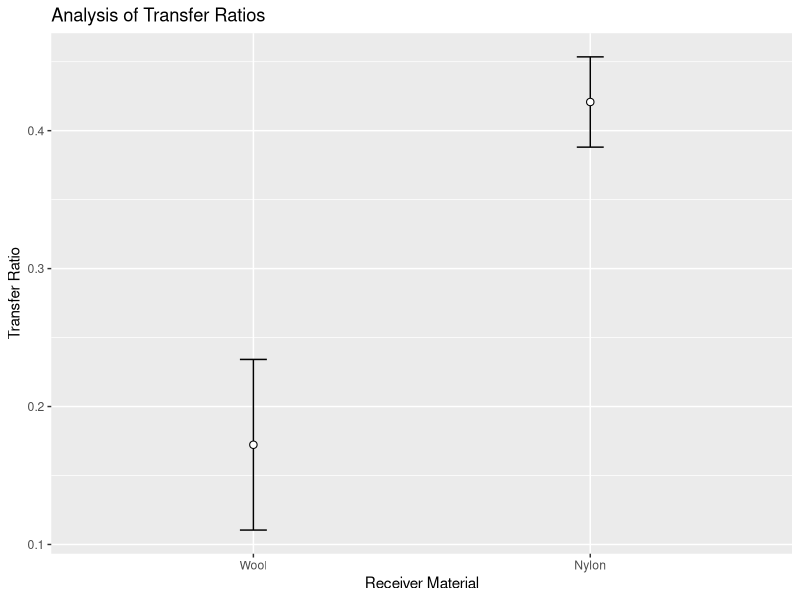
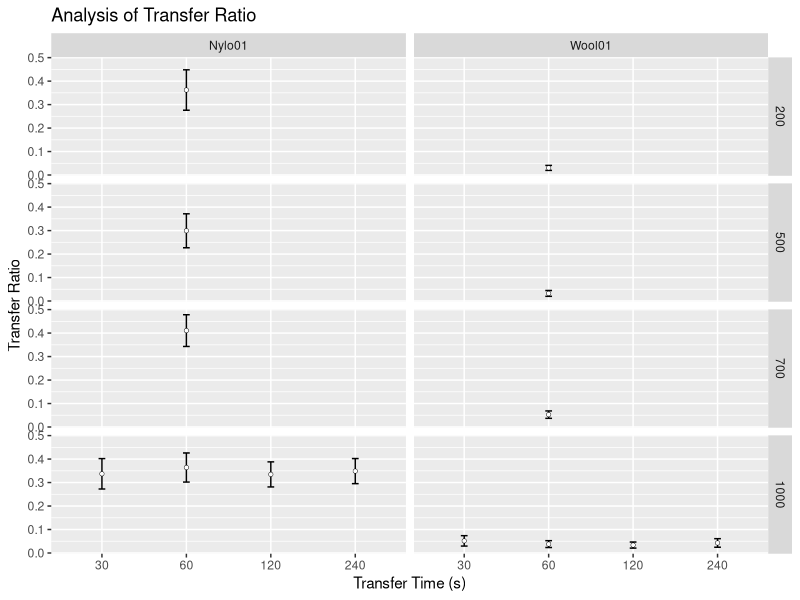
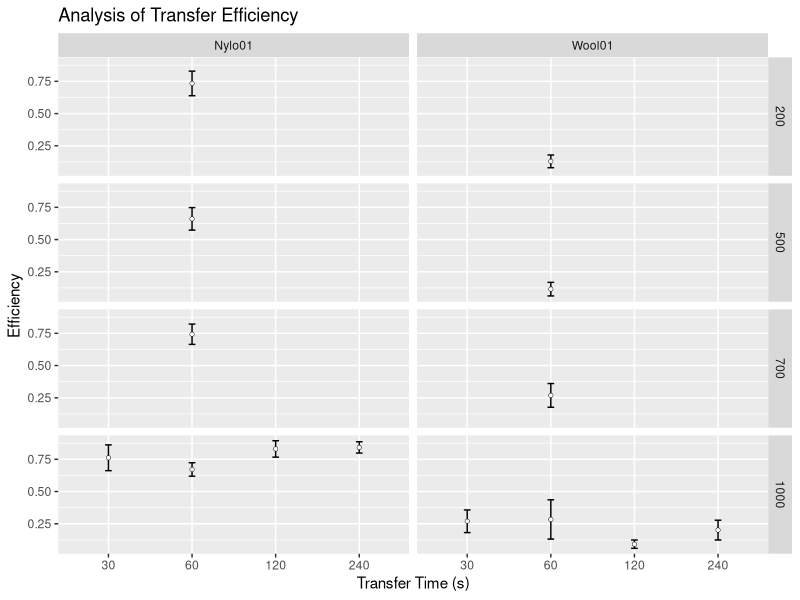
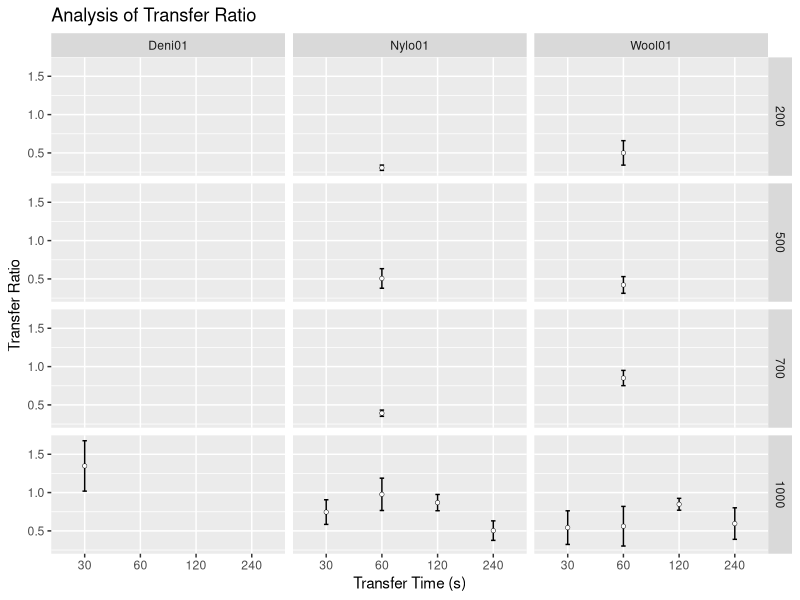
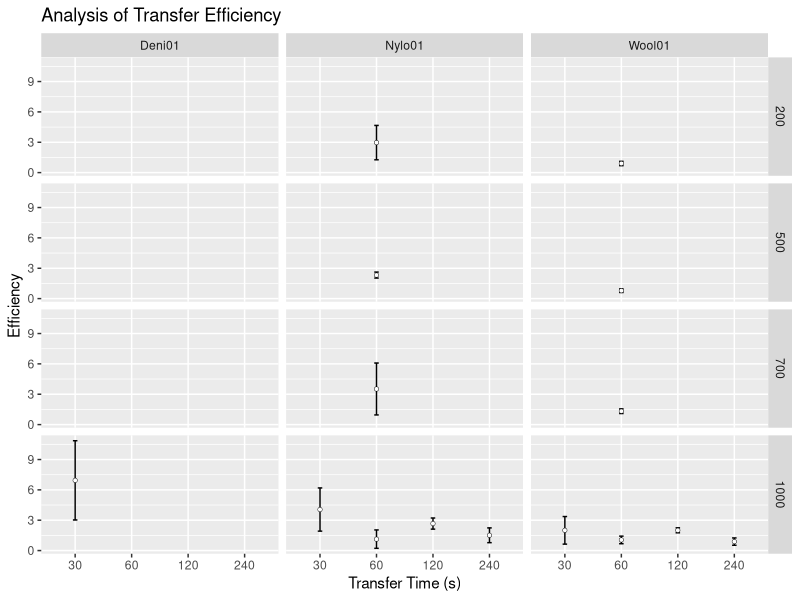
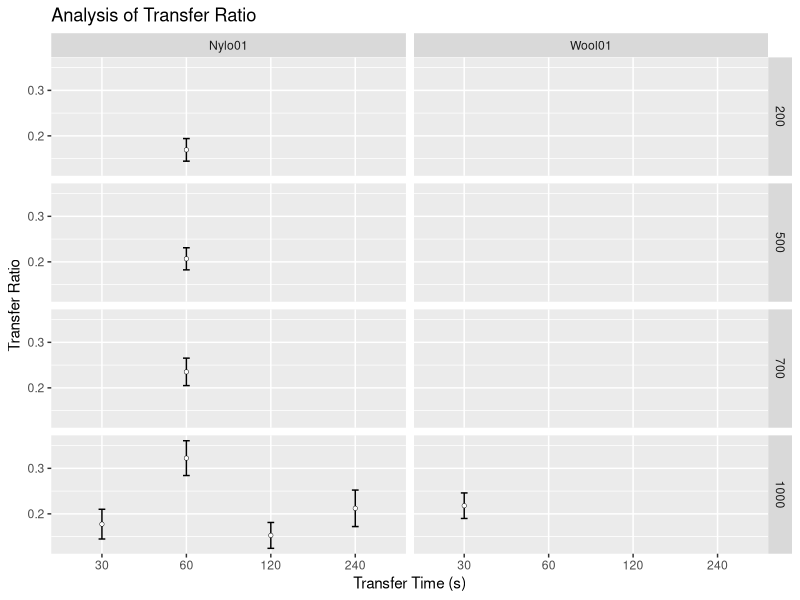
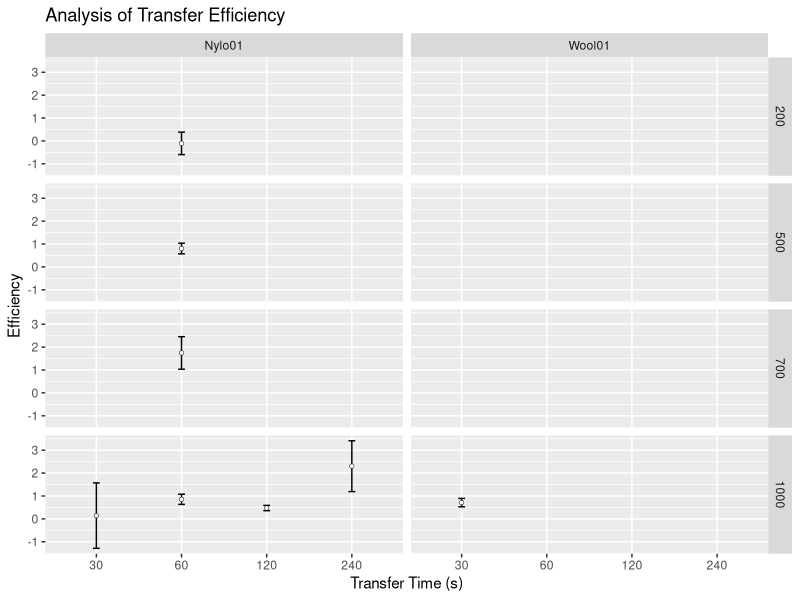
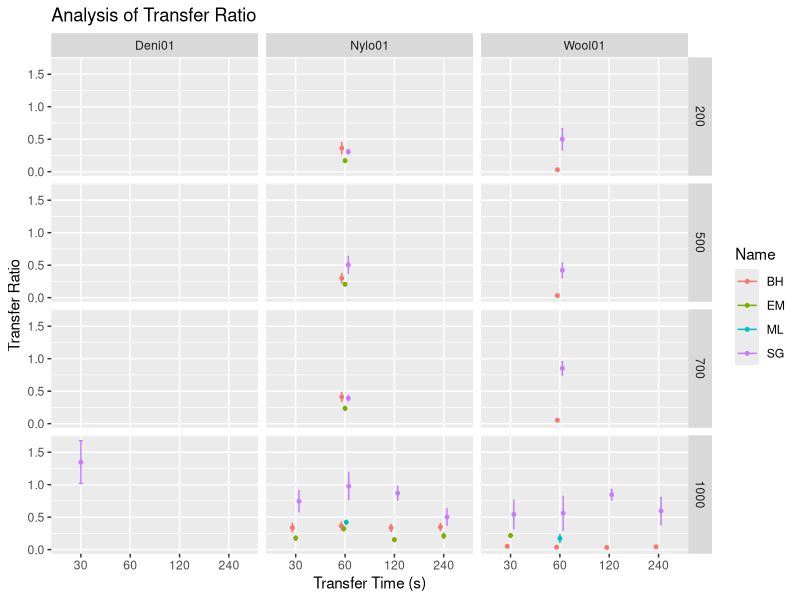

The R source for these figures, in order:
## ---- chunk 1
knitr::opts_chunk$set(echo = TRUE, message = FALSE, warning = FALSE)
# libraries
library(readxl)
library(plyr)
library(ggplot2)
library(dplyr)
## ---- chunk 2
# functions
## Gives count, mean, standard deviation, standard error of the mean, and confidence interval (default 95%).
##   data: a data frame.
##   measurevar: the name of a column that contains the variable to be summariezed
##   groupvars: a vector containing names of columns that contain grouping variables
##   na.rm: a boolean that indicates whether to ignore NA's
##   conf.interval: the percent range of the confidence interval (default is 95%)
summarySE <- function(data=NULL, measurevar, groupvars=NULL, na.rm=FALSE,
                      conf.interval=.95, .drop=TRUE) {
    # New version of length which can handle NA's: if na.rm==T, don't count them
    length2 <- function (x, na.rm=FALSE) {
        if (na.rm) sum(!is.na(x))
        else       length(x)
    }

    # This does the summary. For each group's data frame, return a vector with
    # N, mean, and sd
    datac <- ddply(data, groupvars, .drop=.drop,
      .fun = function(xx, col) {
        c(N    = length2(xx[[col]], na.rm=na.rm),
          mean = mean   (xx[[col]], na.rm=na.rm),
          sd   = sd     (xx[[col]], na.rm=na.rm)
        )
      },
      measurevar
    )

    # Rename the "mean" column    
    datac <- plyr::rename(datac, c("mean" = measurevar))

    datac$se <- datac$sd / sqrt(datac$N)  # Calculate standard error of the mean

    # Confidence interval multiplier for standard error
    # Calculate t-statistic for confidence interval: 
    # e.g., if conf.interval is .95, use .975 (above/below), and use df=N-1
    ciMult <- qt(conf.interval/2 + .5, datac$N-1)
    datac$ci <- datac$se * ciMult

    return(datac)
}

## function to convert a (character) vector of 
## numbers into a factor ordered numerically
numericFactorOrder <- function(x) {
    
  u = unique(x)
  new.levels = u[order(as.numeric(u))]
  x = factor(x, levels=new.levels)
  return(x)
  
}

## ---- chunk 3
# Read in ML's data
my.dat = read_xlsx("dat/20191030DatasetPaper.xlsx", sheet = "DataMl")

# only use the transfer experiments for Groups 1 & 2. Groups 3-6 are not 
# clear in what they are and don't fit with the rest. Mostly Persistence?
# TODO - deal with Groups 3-6 later
transfer.dat = my.dat %>% filter(Time == "00000" & Group %in% c(1,2)) %>% select(c("Substrate", "ActivityID", "ObsType", "Count", "Mass", "Duration", "Group", "Repeat")) 

knitr::kable(head(transfer.dat, 20), caption = "'Head' of ML's Transfer Data")

## ---- chunk 4

# fix column types
transfer.dat$Count = as.numeric(transfer.dat$Count)
transfer.dat$Group = as.character(transfer.dat$Group)
transfer.dat$Repeat = as.character(transfer.dat$Repeat)

# add a photoID column to keep track of which datapoint is which
photo.id = rep(paste0("P", seq(1:5)), as.integer(nrow(transfer.dat)/5+1))
transfer.dat = data.frame(PhotoID = photo.id[1:nrow(transfer.dat)], transfer.dat)

# split out each set of photos...
p1 = transfer.dat %>% filter(PhotoID == "P1") %>% select(Mass,Duration,Group,Repeat,Count)
p2 = transfer.dat %>% filter(PhotoID == "P2") %>% select(Mass,Duration,Group,Repeat,Count)
p3 = transfer.dat %>% filter(PhotoID == "P3") %>% select(Mass,Duration,Group,Repeat,Count)
p4 = transfer.dat %>% filter(PhotoID == "P4") %>% select(Mass,Duration,Group,Repeat,Count)
p5 = transfer.dat %>% filter(PhotoID == "P5") %>% select(Mass,Duration,Group,Repeat,Count)

# ...and merge
merge.dat = data.frame(p1, p2$Count, p3$Count, p4$Count, p5$Count)
names(merge.dat) = c("Mass","Duration","Group","Repeat","P1","P2","P3","P4","P5")

# calculate the Transfer Ratios and Efficiencies
# NB: the summarise() function can be problematic here, if plyr is loaded
#     after dplyr. Check that first if this stops working.
final.dat = merge.dat %>% group_by(Mass, Duration, Group, Repeat) %>% summarise(Donor = P3 - P1, Receiver = P5 - P2, Donor_post = P3 - P4) %>% mutate(Ratio = Receiver/Donor, Efficiency = Receiver/Donor_post)

summ.dat = summarySE(final.dat, measurevar = "Ratio", groupvars = c("Group"))

knitr::kable(summ.dat, caption = "Summary Data for ML Transfer Ratios")
## ---- chunk 5

ggplot(summ.dat, aes(x = Group, y = Ratio)) + 
  geom_point(size=2.2) +
  geom_errorbar(aes(ymin = Ratio-se, ymax = Ratio+se), width = 0.08) +
  geom_point(colour = "white") +
  scale_x_discrete(labels = c("Wool", "Nylon")) +
  labs(title = "Analysis of Transfer Ratios",
       x = "Receiver Material",
       y = "Transfer Ratio")

## ---- chunk 6

# start df of all ratio data for comparison

all.ratio = summ.dat
all.ratio = all.ratio[, -1]
all.ratio = cbind(Name = rep("ML", 2), Mass = rep(1000,2), TransferTime = rep(60,2), Substrate = c("Wool01", "Nylo01"), all.ratio)


## ---- chunk 7
# Read in Bh's data
my.dat = read_xlsx("dat/NorBhCleanDataset.xlsx", sheet = "Data", trim_ws = TRUE, col_types = "text")

# Fix the column name for Time - seems to have extra spaces
my.dat = rename(my.dat, Mass = `Mass (g)`)
my.dat = rename(my.dat, TransferTime = `TransferTime (s)`)
my.dat = rename(my.dat, PersistenceTime = `PersistenceTime (min)`)
#colnames(my.dat)

# only use the Transfer data (PersistenceTime == "0") 
transfer.dat = my.dat %>% filter(PersistenceTime == 0) %>% select(c("Substrate", "ObservationType", "Count", "Mass", "TransferTime", "Experiment", "Replicate")) 

knitr::kable(head(transfer.dat,20), caption = "'Head' of BH's Transfer Data")

## ---- chunk 8
# fix column types
transfer.dat$Count = as.numeric(transfer.dat$Count)
transfer.dat$Experiment = as.character(transfer.dat$Experiment)
transfer.dat$Replicate = as.character(transfer.dat$Replicate)

# add a photoID column to keep track of which datapoint is which
photo.id = rep(paste0("P", seq(1:5)), as.integer(nrow(transfer.dat)/5+1))
transfer.dat = data.frame(PhotoID = photo.id[1:nrow(transfer.dat)], transfer.dat)

# split out each set of photos...
p1 = transfer.dat %>% filter(PhotoID == "P1") %>% select(Mass,TransferTime,Substrate,Experiment,Replicate,Count)
p2 = transfer.dat %>% filter(PhotoID == "P2") %>% select(Mass,TransferTime,Substrate,Experiment,Replicate,Count)
p3 = transfer.dat %>% filter(PhotoID == "P3") %>% select(Mass,TransferTime,Substrate,Experiment,Replicate,Count)
p4 = transfer.dat %>% filter(PhotoID == "P4") %>% select(Mass,TransferTime,Substrate,Experiment,Replicate,Count)
p5 = transfer.dat %>% filter(PhotoID == "P5") %>% select(Mass,TransferTime,Substrate,Experiment,Replicate,Count)

# ...and merge
merge.dat = data.frame(p5[,c("Mass","TransferTime","Substrate","Experiment","Replicate")], p1$Count, p2$Count, p3$Count, p4$Count, p5$Count)
names(merge.dat) = c("Mass","TransferTime","Substrate","Experiment","Replicate","P1","P2","P3","P4","P5")

# calculate the Transfer Ratios and Efficiencies
# NB: the summarise() function can be problematic here, if plyr is loaded
#     after dplyr. Check that first if this stops working.
final.dat = merge.dat %>% group_by(Mass, TransferTime, Substrate, Replicate) %>% summarise(Donor = P3 - P1, Receiver = P5 - P2, Donor_post = P3 - P4) %>% mutate(Ratio = Receiver/Donor, Efficiency = Receiver/Donor_post)

ratio.dat = summarySE(final.dat, measurevar = "Ratio", groupvars = c("Mass","TransferTime","Substrate"))
ratio.dat = cbind(Name = rep("BH", nrow(ratio.dat)), ratio.dat)
all.ratio = rbind(all.ratio, ratio.dat)

knitr::kable(ratio.dat, caption = "Summary Data for BH Transfer Ratios")
## ---- chunk 9

ggplot(ratio.dat, aes(x = numericFactorOrder(TransferTime), y = Ratio)) + 
  geom_point(size=1) +
  geom_errorbar(aes(ymin = Ratio-se, ymax = Ratio+se), width = 0.08) +
  geom_point(colour = "white", size = 0.7) +
#  scale_x_discrete(labels = c("Wool", "Nylon")) +
  labs(title = "Analysis of Transfer Ratio",
       x = "Transfer Time (s)",
       y = "Transfer Ratio") +
  facet_grid(numericFactorOrder(Mass) ~ Substrate)


## ---- chunk 10

eff.dat = summarySE(final.dat, measurevar = "Efficiency", groupvars = c("Mass","TransferTime","Substrate"))

eff.dat
ggplot(eff.dat, aes(x = numericFactorOrder(TransferTime), y = Efficiency)) + 
  geom_point(size=1) +
  geom_errorbar(aes(ymin = Efficiency-se, ymax = Efficiency+se), width = 0.08) +
  geom_point(colour = "white", size = 0.7) +
#  scale_x_discrete(labels = c("Wool", "Nylon")) +
  labs(title = "Analysis of Transfer Efficiency",
       x = "Transfer Time (s)",
       y = "Efficiency") +
  facet_grid(numericFactorOrder(Mass) ~ Substrate)


## ---- chunk 11
# Read in Sg's data
my.dat = read_xlsx("dat/StrSgCleanDataset.xlsx", sheet = "Data", trim_ws = TRUE, col_types = "text")

# Fix the column name for Time - seems to have extra spaces
my.dat = rename(my.dat, Mass = `Mass (g)`)
my.dat = rename(my.dat, TransferTime = `TransferTime (s)`)
my.dat = rename(my.dat, PersistenceTime = `PersistenceTime (min)`)
#colnames(my.dat)

# only use the Transfer data (PersistenceTime == "0") 
transfer.dat = my.dat %>% filter(PersistenceTime == 0) %>% select(c("Substrate", "ObservationType", "Count", "Mass", "TransferTime", "Experiment", "Replicate"))

# also remove expt 16 as it is incomplete
transfer.dat = transfer.dat[as.numeric(transfer.dat$Experiment) < 16,]

knitr::kable(head(transfer.dat,20), caption = "'Head' of SG's Transfer Data")

## ---- chunk 12
# fix column types
transfer.dat$Count = as.numeric(transfer.dat$Count)
transfer.dat$Experiment = as.character(transfer.dat$Experiment)
transfer.dat$Replicate = as.character(transfer.dat$Replicate)

# add a photoID column to keep track of which datapoint is which
photo.id = rep(paste0("P", seq(1:5)), as.integer(nrow(transfer.dat)/5+1))
transfer.dat = data.frame(PhotoID = photo.id[1:nrow(transfer.dat)], transfer.dat)

# split out each set of photos...
p1 = transfer.dat %>% filter(PhotoID == "P1") %>% select(Mass,TransferTime,Substrate,Experiment,Replicate,Count)
p2 = transfer.dat %>% filter(PhotoID == "P2") %>% select(Mass,TransferTime,Substrate,Experiment,Replicate,Count)
p3 = transfer.dat %>% filter(PhotoID == "P3") %>% select(Mass,TransferTime,Substrate,Experiment,Replicate,Count)
p4 = transfer.dat %>% filter(PhotoID == "P4") %>% select(Mass,TransferTime,Substrate,Experiment,Replicate,Count)
p5 = transfer.dat %>% filter(PhotoID == "P5") %>% select(Mass,TransferTime,Substrate,Experiment,Replicate,Count)

# ...and merge
merge.dat = data.frame(p5[,c("Mass","TransferTime","Substrate","Experiment","Replicate")], p1$Count, p2$Count, p3$Count, p4$Count, p5$Count)
names(merge.dat) = c("Mass","TransferTime","Substrate","Experiment","Replicate","P1","P2","P3","P4","P5")

# calculate the Transfer Ratios and Efficiencies
# NB: the summarise() function can be problematic here, if plyr is loaded
#     after dplyr. Check that first if this stops working.
final.dat = merge.dat %>% group_by(Mass, TransferTime, Substrate, Replicate) %>% summarise(Donor = P3 - P1, Receiver = P5 - P2, Donor_post = P3 - P4) %>% mutate(Ratio = Receiver/Donor, Efficiency = Receiver/Donor_post)

ratio.dat = summarySE(final.dat, measurevar = "Ratio", groupvars = c("Mass","TransferTime","Substrate"))
ratio.dat = cbind(Name = rep("SG", nrow(ratio.dat)), ratio.dat)
all.ratio = rbind(all.ratio, ratio.dat)

knitr::kable(ratio.dat, caption = "Summary Data for SG Transfer Ratios")
## ---- chunk 13

ggplot(ratio.dat, aes(x = numericFactorOrder(TransferTime), y = Ratio)) + 
  geom_point(size=1) +
  geom_errorbar(aes(ymin = Ratio-se, ymax = Ratio+se), width = 0.08) +
  geom_point(colour = "white", size = 0.7) +
#  scale_x_discrete(labels = c("Wool", "Nylon")) +
  labs(title = "Analysis of Transfer Ratio",
       x = "Transfer Time (s)",
       y = "Transfer Ratio") +
  facet_grid(numericFactorOrder(Mass) ~ Substrate)


## ---- chunk 14

eff.dat = summarySE(final.dat, measurevar = "Efficiency", groupvars = c("Mass","TransferTime","Substrate"))

ggplot(eff.dat, aes(x = numericFactorOrder(TransferTime), y = Efficiency)) + 
  geom_point(size=1) +
  geom_errorbar(aes(ymin = Efficiency-se, ymax = Efficiency+se), width = 0.08) +
  geom_point(colour = "white", size = 0.7) +
#  scale_x_discrete(labels = c("Wool", "Nylon")) +
  labs(title = "Analysis of Transfer Efficiency",
       x = "Transfer Time (s)",
       y = "Efficiency") +
  facet_grid(numericFactorOrder(Mass) ~ Substrate)


## ---- chunk 15
# Read in Em's data
my.dat = read_xlsx("dat/StrEmCleanDataset.xlsx", sheet = "DataEm", trim_ws = TRUE, col_types = "text")

# Fix the column name for Time - seems to have extra spaces
my.dat = rename(my.dat, Mass = `Mass (g)`)
my.dat = rename(my.dat, TransferTime = `TransferTime (s)`)
my.dat = rename(my.dat, PersistenceTime = `PersistenceTime (min)`)
#colnames(my.dat)

# only use the Transfer data (PersistenceTime == "0") 
transfer.dat = my.dat %>% filter(PersistenceTime == 0) %>% select(c("Substrate", "ObservationType", "Count", "Mass", "TransferTime", "Experiment", "Replicate"))

# also remove expt 16 as it is incomplete
transfer.dat = transfer.dat[as.numeric(transfer.dat$Experiment) < 16,]

knitr::kable(head(transfer.dat, 20), caption = "'Head' of EM's Transfer Data")

## ---- chunk 16
# fix column types
transfer.dat$Count = as.numeric(transfer.dat$Count)
transfer.dat$Experiment = as.character(transfer.dat$Experiment)
transfer.dat$Replicate = as.character(transfer.dat$Replicate)

# add a photoID column to keep track of which datapoint is which
photo.id = rep(paste0("P", seq(1:5)), as.integer(nrow(transfer.dat)/5+1))
transfer.dat = data.frame(PhotoID = photo.id[1:nrow(transfer.dat)], transfer.dat)

# split out each set of photos...
p1 = transfer.dat %>% filter(PhotoID == "P1") %>% select(Mass,TransferTime,Substrate,Experiment,Replicate,Count)
p2 = transfer.dat %>% filter(PhotoID == "P2") %>% select(Mass,TransferTime,Substrate,Experiment,Replicate,Count)
p3 = transfer.dat %>% filter(PhotoID == "P3") %>% select(Mass,TransferTime,Substrate,Experiment,Replicate,Count)
p4 = transfer.dat %>% filter(PhotoID == "P4") %>% select(Mass,TransferTime,Substrate,Experiment,Replicate,Count)
p5 = transfer.dat %>% filter(PhotoID == "P5") %>% select(Mass,TransferTime,Substrate,Experiment,Replicate,Count)

# ...and merge
merge.dat = data.frame(p5[,c("Mass","TransferTime","Substrate","Experiment","Replicate")], p1$Count, p2$Count, p3$Count, p4$Count, p5$Count)
names(merge.dat) = c("Mass","TransferTime","Substrate","Experiment","Replicate","P1","P2","P3","P4","P5")

# calculate the Transfer Ratios and Efficiencies
# NB: the summarise() function can be problematic here, if plyr is loaded
#     after dplyr. Check that first if this stops working.
final.dat = merge.dat %>% group_by(Mass, TransferTime, Experiment, Substrate, Replicate) %>% summarise(Donor = P3 - P1, Receiver = P5 - P2, Donor_post = P3 - P4) %>% mutate(Ratio = Receiver/Donor, Efficiency = Receiver/Donor_post)

ratio.dat = summarySE(final.dat, measurevar = "Ratio", groupvars = c("Mass","TransferTime","Substrate"))
ratio.dat = cbind(Name = rep("EM", nrow(ratio.dat)), ratio.dat)
all.ratio = rbind(all.ratio, ratio.dat)


knitr::kable(ratio.dat, caption = "Summary Data for EM Transfer Ratios")
## ---- chunk 17

ggplot(ratio.dat, aes(x = numericFactorOrder(TransferTime), y = Ratio)) + 
  geom_point(size=1) +
  geom_errorbar(aes(ymin = Ratio-se, ymax = Ratio+se), width = 0.08) +
  geom_point(colour = "white", size = 0.7) +
#  scale_x_discrete(labels = c("Wool", "Nylon")) +
  labs(title = "Analysis of Transfer Ratio",
       x = "Transfer Time (s)",
       y = "Transfer Ratio") +
  facet_grid(numericFactorOrder(Mass) ~ Substrate)


## ---- chunk 18

eff.dat = summarySE(final.dat, measurevar = "Efficiency", groupvars = c("Mass","TransferTime","Substrate"))

eff.dat
ggplot(eff.dat, aes(x = numericFactorOrder(TransferTime), y = Efficiency)) + 
  geom_point(size=1) +
  geom_errorbar(aes(ymin = Efficiency-se, ymax = Efficiency+se), width = 0.08) +
  geom_point(colour = "white", size = 0.7) +
#  scale_x_discrete(labels = c("Wool", "Nylon")) +
  labs(title = "Analysis of Transfer Efficiency",
       x = "Transfer Time (s)",
       y = "Efficiency") +
  facet_grid(numericFactorOrder(Mass) ~ Substrate)


## ---- chunk 19

ggplot(all.ratio, aes(x = numericFactorOrder(TransferTime), y = Ratio, group = Name, colour = Name)) + 
  geom_point(size=1, position = position_dodge(0.2)) +
  geom_errorbar(aes(ymin = Ratio-se, ymax = Ratio+se), width = 0.08, position = position_dodge(0.2)) +
#  geom_point(colour = "white", size = 0.7, position = position_dodge(0.2)) +
#  scale_x_discrete(labels = c("Wool", "Nylon")) +
  labs(title = "Analysis of Transfer Ratio",
       x = "Transfer Time (s)",
       y = "Transfer Ratio") +
  facet_grid(numericFactorOrder(Mass) ~ Substrate)
